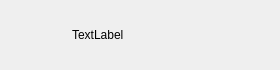
<?xml version="1.0" encoding="UTF-8"?>
<ui version="4.0">
 <class>ContactUserItemClass</class>
 <widget class="QWidget" name="ContactUserItemClass">
  <property name="geometry">
   <rect>
    <x>0</x>
    <y>0</y>
    <width>280</width>
    <height>70</height>
   </rect>
  </property>
  <property name="minimumSize">
   <size>
    <width>0</width>
    <height>70</height>
   </size>
  </property>
  <property name="maximumSize">
   <size>
    <width>16777215</width>
    <height>70</height>
   </size>
  </property>
  <property name="windowTitle">
   <string>ContactUserItem</string>
  </property>
  <layout class="QHBoxLayout" name="horizontalLayout">
   <property name="leftMargin">
    <number>6</number>
   </property>
   <property name="topMargin">
    <number>2</number>
   </property>
   <property name="rightMargin">
    <number>6</number>
   </property>
   <property name="bottomMargin">
    <number>2</number>
   </property>
   <item>
    <widget class="QWidget" name="widget" native="true">
     <property name="minimumSize">
      <size>
       <width>60</width>
       <height>60</height>
      </size>
     </property>
     <property name="maximumSize">
      <size>
       <width>60</width>
       <height>60</height>
      </size>
     </property>
     <widget class="QLabel" name="label_redPoint">
      <property name="geometry">
       <rect>
        <x>27</x>
        <y>2</y>
        <width>30</width>
        <height>30</height>
       </rect>
      </property>
      <property name="minimumSize">
       <size>
        <width>30</width>
        <height>30</height>
       </size>
      </property>
      <property name="maximumSize">
       <size>
        <width>30</width>
        <height>30</height>
       </size>
      </property>
      <property name="text">
       <string/>
      </property>
     </widget>
     <widget class="QLabel" name="label_icon">
      <property name="geometry">
       <rect>
        <x>0</x>
        <y>10</y>
        <width>45</width>
        <height>45</height>
       </rect>
      </property>
      <property name="text">
       <string/>
      </property>
     </widget>
    </widget>
   </item>
   <item>
    <widget class="QLabel" name="label_username">
     <property name="text">
      <string>TextLabel</string>
     </property>
    </widget>
   </item>
  </layout>
 </widget>
 <layoutdefault spacing="6" margin="11"/>
 <resources/>
 <connections/>
</ui>
